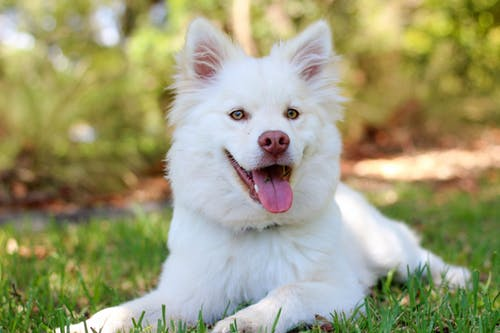
#> input picture images/dog.jpg, 500 x 333 px
$ python HistogramTest.py
#> lines starting #> are read from the running program, lines starting #| are printed output that depends on the picture
import cv2
import numpy as np

# Matplotlib to create our histogram plots
from matplotlib import pyplot as plt

image = cv2.imread('../images/dog.jpg')
#> image is the input picture: shape (333, 500, 3); mean B, G, R 120.4, 157.4, 158.6
histogram = cv2.calcHist([image],[0],None,[256],[0,256])
#> histogram = 256 values, max 1532 at index 51, min 96 at index 1, mean 650.4

plt.hist(image.ravel(),256,[0,256]);plt.show()
#> after `plt.hist(image.ravel(), 256, [0, 256])`:
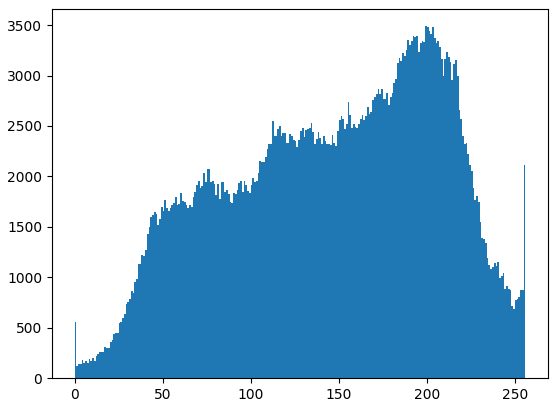
#> figure drawn by matplotlib, 1 panel; tallest bar 3489 high, from x = 199 to 200

color = ('b','g','r')

for i,col in enumerate(color):
    histogram2 =cv2.calcHist([image],[i],None,[256],[0,256])
    plt.plot(histogram2,color=col)
    plt.xlim([0,256])

plt.show()
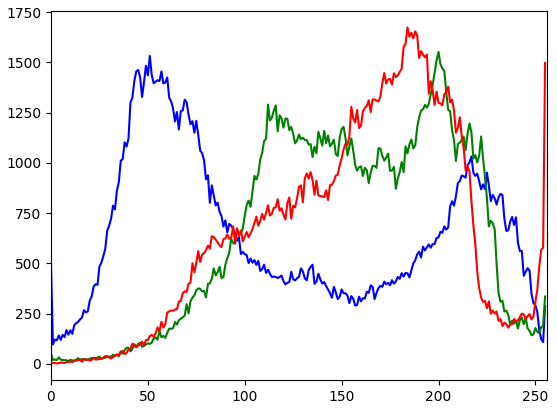
#> figure drawn by matplotlib, 1 panel; curve peaks at x = 51, y = 1532; curve peaks at x = 200, y = 1552; curve peaks at x = 184, y = 1674

$ run again, with images/gradient.jpg copied over images/dog.jpg
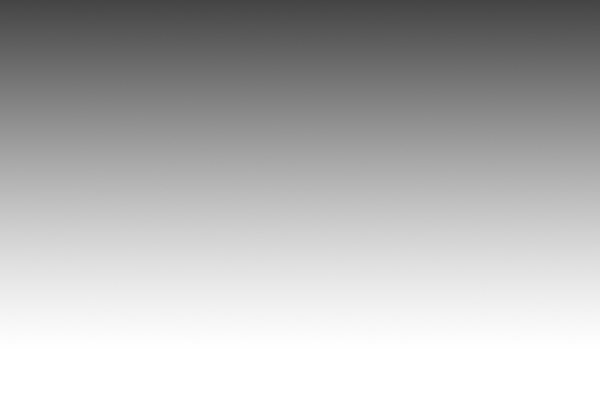
#> input picture images/gradient.jpg, 600 x 400 px
#> image is the input picture: shape (400, 600, 3); mean B, G, R 181.4, 181.4, 181.4
#> histogram = 256 values, max 30920 at index 255, min 0 at index 0, mean 937.5
#> `plt.hist(image.ravel(), 256, [0, 256])`:
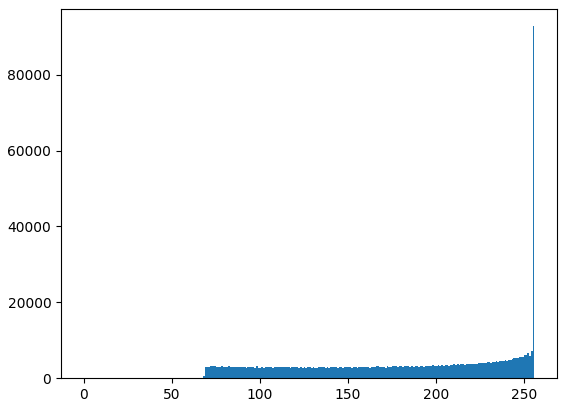
#> figure drawn by matplotlib, 1 panel; tallest bar 92761 high, from x = 255 to 256
#> `plt.show()`:
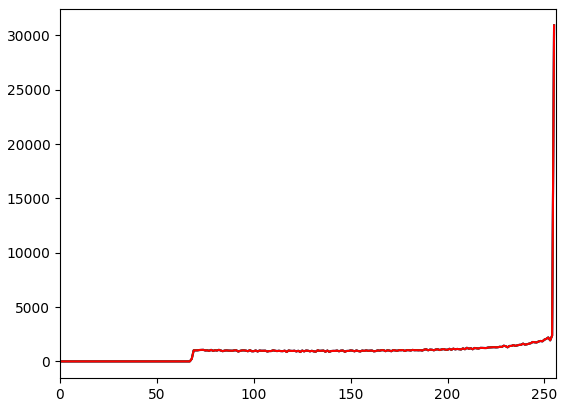
#> figure drawn by matplotlib, 1 panel; curve peaks at x = 255, y = 30920; curve peaks at x = 255, y = 30921; curve peaks at x = 255, y = 30920

$ run again, with images/scan.jpg copied over images/dog.jpg
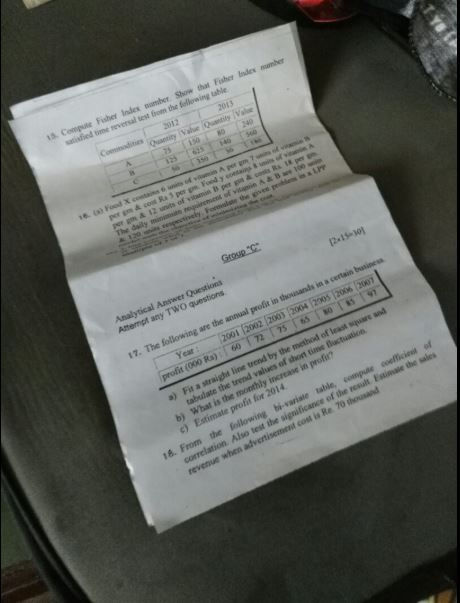
#> input picture images/scan.jpg, 460 x 603 px
#> image is the input picture: shape (603, 460, 3); mean B, G, R 93.4, 98.2, 95.2
#> histogram = 256 values, max 6664 at index 38, min 0 at index 222, mean 1083.5
#> `plt.hist(image.ravel(), 256, [0, 256])`:
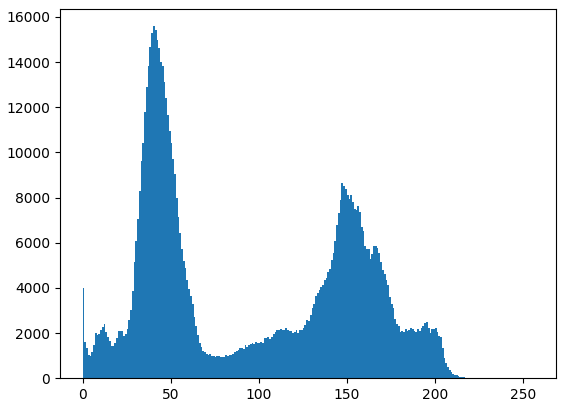
#> figure drawn by matplotlib, 1 panel; tallest bar 15587 high, from x = 40 to 41
#> `plt.show()`:
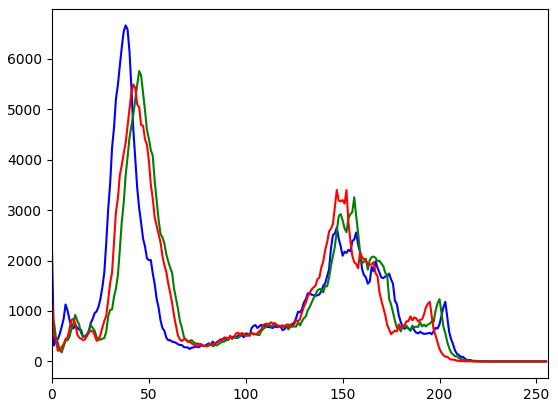
#> figure drawn by matplotlib, 1 panel; curve peaks at x = 38, y = 6664; curve peaks at x = 45, y = 5758; curve peaks at x = 42, y = 5493
